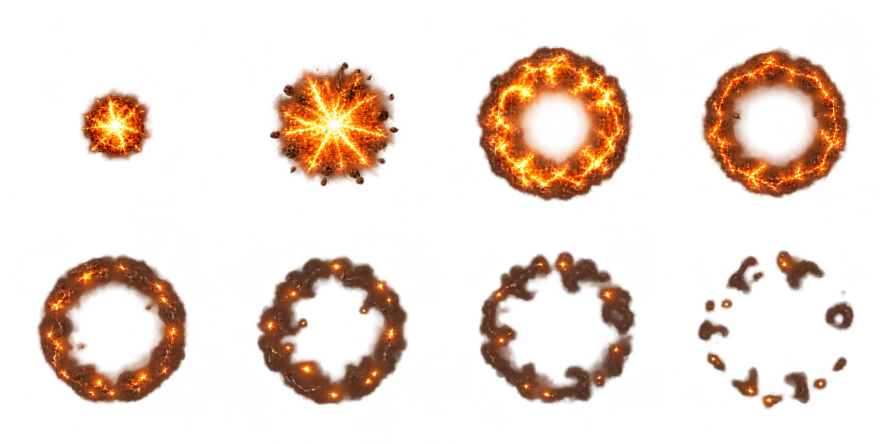
#> input picture Tools/EnemyArt/Source/Exploder_Blast.png, 1774 x 887 px (shown at 1/2 size)
$ python export_frames.py
#> lines starting #> are read from the running program, lines starting #| are printed output that depends on the picture
"""Mechanical sprite-sheet slicing, canvas registration and review exports.

Requires Pillow 11.3. Source illustrations/poses are imagegen outputs, not generated
or deformed here. No rotations, mirroring, tweening or anatomy edits are performed.
Run from the project root: python Tools/EnemyArt/export_frames.py
"""
from pathlib import Path
from PIL import Image, ImageDraw
import json, statistics, hashlib
from collections import deque

ROOT = Path(__file__).resolve().parents[2]
SOURCE = Path(__file__).parent / 'Source'
ART = ROOT / 'Assets/_Project/Art/Enemies/Animated'
REVIEW = ROOT / 'Docs/Enemies/SupportExploder/ArtReview'
DIRS = ['D', 'DR', 'R', 'UR', 'U', 'UL', 'L', 'DL']
REVIEW.mkdir(parents=True, exist_ok=True)

def cuts(alpha, count, axis):
    size = alpha.size[axis]
    other = alpha.size[1-axis]
    result = [0]
    for n in range(1, count):
        expected = size*n/count
        reach = size/count*.13
        candidates = range(round(expected-reach), round(expected+reach)+1)
        def score(p):
            box = (p, 0, p+1, other) if axis == 0 else (0, p, other, p+1)
            nonempty = other - alpha.crop(box).histogram()[0]
            return nonempty*10000 + abs(p-expected)
        result.append(min(candidates, key=score))
    return result + [size]

def slice_sheet(path, rows):
#> called with rows = 2
    image = Image.open(path).convert('RGBA')
#> image is the input picture: PIL image 1774x887 RGBA; mean R, G, B, A 39.4, 18.7, 7.3, 46.8
    # Locate connected silhouettes, not an assumed perfect grid. Generated poses can
    # cross a nominal cell line; cutting on that line would amputate a planted foot.
    width,height=image.size
#> width = 1774; height = 887
    mask=bytearray(image.getchannel('A').point(lambda x: 1 if x >= 24 else 0).tobytes())
    groups=[[] for _ in range(rows*4)]
    for start in range(width*height):
        if not mask[start]: continue
        mask[start]=0; queue=deque([start]); area=0
        x0=x1=start%width; y0=y1=start//width
        while queue:
            p=queue.popleft(); x=p%width; y=p//width; area+=1
            x0=min(x0,x); x1=max(x1,x); y0=min(y0,y); y1=max(y1,y)
            for q in (p-width if y else -1, p+width if y+1<height else -1, p-1 if x else -1, p+1 if x+1<width else -1):
                if q>=0 and mask[q]: mask[q]=0; queue.append(q)
        if area<24: continue
        col=min(3,int((x0+x1+1)*.5/width*4)); row=min(rows-1,int((y0+y1+1)*.5/height*rows))
        groups[row*4+col].append((x0,y0,x1+1,y1+1))
    frames, bounds, warnings = [], [], []
    for n,group in enumerate(groups):
        if not group: raise ValueError(f'Empty component group {path.name} {n}')
        bbox=(min(b[0] for b in group),min(b[1] for b in group),max(b[2] for b in group),max(b[3] for b in group))
        if bbox[2]-bbox[0]>width/4*1.3 or bbox[3]-bbox[1]>height/rows*1.3:
            raise ValueError(f'Touching source sprites {path.name} {n}: {bbox}')
        rect=(max(0,bbox[0]-2),max(0,bbox[1]-2),min(width,bbox[2]+2),min(height,bbox[3]+2))
        if bbox[0]<=1 or bbox[1]<=1 or bbox[2]>=width-1 or bbox[3]>=height-1:
            warnings.append(f'{path.name} frame {n+1}: inspect source canvas edge {bbox}')
        frames.append(image.crop(rect)); bounds.append(list(rect))
#> after the loop, bounds = [[157, 174, 307, 325], [537, 121, 800, 375], [949, 88, 1269, 406], [1400, 92, 1703, 399], [71, 505, 378, 811], [509, 509, 819, 813], [955, 500, 1274, 811], [1392, 498, 1712, 821]]; frames = 8 items; warnings = []
    return frames, bounds, warnings

def registered(frame, scale):
    w, h = round(frame.width*scale), round(frame.height*scale)
    if w > 466 or h > 440: raise ValueError(f'Canvas overflow {w}x{h}')
    canvas = Image.new('RGBA', (512,512))
    scaled = frame.resize((w,h), Image.Resampling.LANCZOS)
    canvas.alpha_composite(scaled, (round(256-w/2), 402-h))
    return canvas

audit=[]
for enemy in ['Support','Exploder']:
    for direction in DIRS:
        path=SOURCE/f'{enemy}_{direction}.png'
        if not path.exists(): continue
        frames, bounds, warnings=slice_sheet(path,5 if enemy=='Support' else 6)
        target_height=345 if enemy=='Support' else 330
        scale=target_height/statistics.median(f.height for f in frames[8:12])
        # One uniform scale per sheet, including charge/death/burst; never per-frame scaling.
        maxw,maxh=max(f.width for f in frames),max(f.height for f in frames)
        scale=min(scale,466/maxw,395/maxh)
        states=[('Move',range(8)),('Idle',range(8,12)),('SupportStart' if enemy=='Support' else 'Warning',range(12,16)),('Death',range(16,20))]
        if enemy=='Exploder': states.append(('Burst',range(20,24)))
        record={'enemy':enemy,'direction':direction,'source':path.name,'sourceSize':Image.open(path).size,'scale':scale,'sourceCuts':bounds,'warnings':warnings,'frames':[]}
        for state,indices in states:
            dest=ART/enemy/state/direction; dest.mkdir(parents=True,exist_ok=True)
            for n,index in enumerate(indices,1):
                out=registered(frames[index],scale)
                filename=f'{enemy}_{state}_{direction}_{n:02}.png'
                out.save(dest/filename,optimize=True)
                record['frames'].append({'path':str((dest/filename).relative_to(ROOT)).replace('\\','/'),'sha256':hashlib.sha256((dest/filename).read_bytes()).hexdigest(),'alphaBounds':out.getchannel('A').getbbox()})
        audit.append(record)

active_manifest=Path(__file__).parent/'active_sheets.json'
if active_manifest.exists():
    for entry in json.loads(active_manifest.read_text(encoding='utf-8')):
        frames,bounds,warnings=slice_sheet(SOURCE/entry['file'],entry['rows'])
        for k,direction in enumerate(entry['dirs']):
            selected=frames[k*8:k*8+8]
            normal=[Image.open(ART/'Support'/'Move'/direction/f'Support_Move_{direction}_{n:02}.png').getchannel('A').getbbox() for n in range(1,9)]
            target_width=statistics.median(b[2]-b[0] for b in normal)
            scale=target_width/statistics.median(f.width for f in selected)
            scale=min(scale,466/max(f.width for f in selected),395/max(f.height for f in selected))
            dest=ART/'Support'/'SupportMove'/direction; dest.mkdir(parents=True,exist_ok=True)
            record={'enemy':'Support','direction':direction,'source':entry['file'],'state':'SupportMove','scale':scale,'warnings':warnings,'frames':[]}
            for n,frame in enumerate(selected,1):
                out=registered(frame,scale); path=dest/f'Support_SupportMove_{direction}_{n:02}.png'; out.save(path,optimize=True)
                record['frames'].append({'path':str(path.relative_to(ROOT)).replace('\\','/'),'sha256':hashlib.sha256(path.read_bytes()).hexdigest(),'alphaBounds':out.getchannel('A').getbbox()})
            audit.append(record)

blast=SOURCE/'Exploder_Blast.png'
if blast.exists():
    frames,bounds,warnings=slice_sheet(blast,2)
#> frames = 8 items; warnings = []
    scale=488/max(max(f.size) for f in frames)
#> scale = 1.51
    dest=ART/'Exploder'/'Explosion'; dest.mkdir(parents=True,exist_ok=True)
    gif=[]
    for n,frame in enumerate(frames,1):
        scaled=frame.resize((round(frame.width*scale),round(frame.height*scale)),Image.Resampling.LANCZOS)
        out=Image.new('RGBA',(512,512)); out.alpha_composite(scaled,((512-scaled.width)//2,(512-scaled.height)//2))
        out.save(dest/f'Exploder_Explosion_{n:02}.png',optimize=True)
        display=Image.new('RGB',(512,512),(30,37,43)); display.paste(out,(0,0),out); gif.append(display)
#> this loop made 8 passes
#> pass 1, `scaled=frame.resize((round(frame.width*scale),round(frame.height*scale..`:
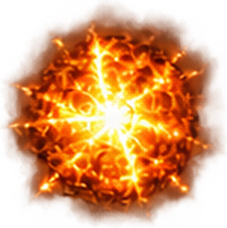
#> scaled: PIL image 227x228 RGBA; mean R, G, B, A 147.6, 71.7, 19.3, 151.8; transparent parts drawn white
#> pass 1, `display = Image.new('RGB', (512, 512), (30, 37, 43))`:
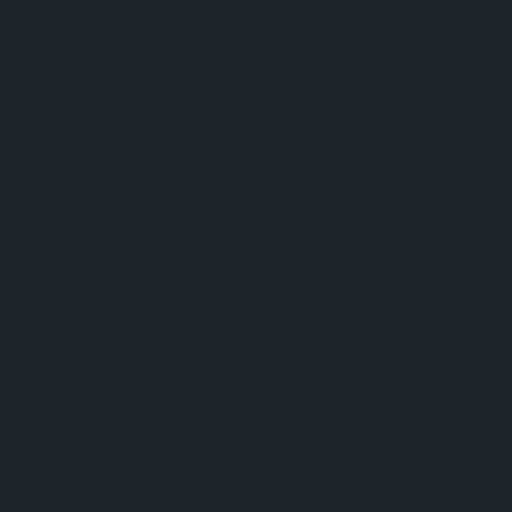
#> display: PIL image 512x512 RGB; mean R, G, B 30, 37, 43
#> after the loop:
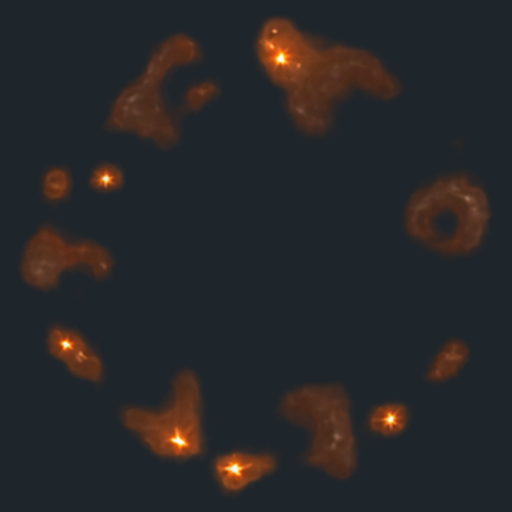
#> display: PIL image 512x512 RGB; mean R, G, B 39.6, 39.4, 41.4
#> after the loop:
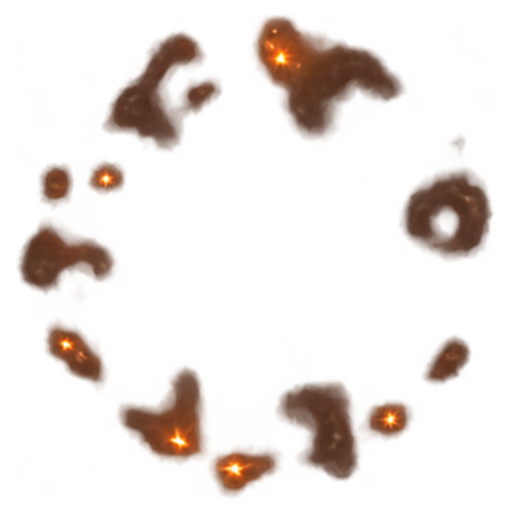
#> out: PIL image 512x512 RGBA; mean R, G, B, A 25.8, 13, 6.9, 33.8; transparent parts drawn white
#> after the loop:
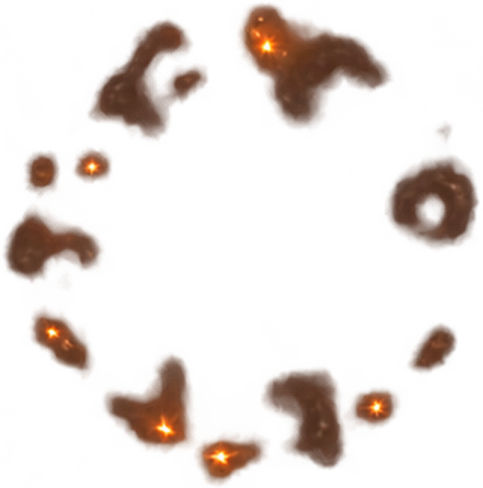
#> scaled: PIL image 483x488 RGBA; mean R, G, B, A 28.7, 14.4, 7.6, 37.6; transparent parts drawn white
#> after the loop, gif = 8 items
    gif[0].save(REVIEW/'Exploder_Explosion.gif',save_all=True,append_images=gif[1:],duration=80,loop=0,disposal=2)

def preview_cell(enemy,state,direction,frame, size=192):
    path=ART/enemy/state/direction/f'{enemy}_{state}_{direction}_{frame:02}.png'
    canvas=Image.new('RGB',(size,size),(30,37,43))
    if path.exists():
        sprite=Image.open(path).resize((size,size),Image.Resampling.LANCZOS)
        canvas.paste(sprite,(0,0),sprite)
    return canvas

for enemy in ['Support','Exploder']:
    contact=Image.new('RGB',(4*256,2*280),(30,37,43)); draw=ImageDraw.Draw(contact)
    for i,direction in enumerate(DIRS):
        contact.paste(preview_cell(enemy,'Idle',direction,1,256),((i%4)*256,(i//4)*280+22))
        draw.text(((i%4)*256+12,(i//4)*280+6),f'{enemy} / {direction}',fill=(210,219,224))
    contact.save(REVIEW/f'{enemy}_EightDirections.png')
    for state in (['Move','SupportMove'] if enemy=='Support' else ['Move']):
        animation=[]
        for frame in range(1,9):
            canvas=Image.new('RGB',(4*192,2*218),(30,37,43)); draw=ImageDraw.Draw(canvas)
            for i,direction in enumerate(DIRS):
                canvas.paste(preview_cell(enemy,state,direction,frame),((i%4)*192,(i//4)*218+20))
                draw.text(((i%4)*192+10,(i//4)*218+5),direction,fill=(215,220,225))
            animation.append(canvas)
        animation[0].save(REVIEW/f'{enemy}_{state}_AllDirections.gif',save_all=True,append_images=animation[1:],duration=[80,80,90,80,80,90,80,90],loop=0,disposal=2)
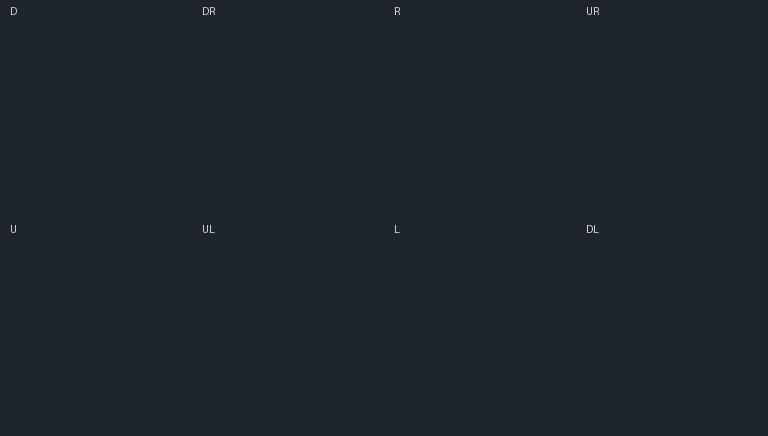
#> saved as Support_Move_AllDirections.gif: PIL image 768x436 RGB; mean R, G, B 30.1, 37.1, 43.1
    animation=[]
    states=['Idle','SupportStart','Death'] if enemy=='Support' else ['Idle','Warning','Death','Burst']
    for frame in range(1,5):
        canvas=Image.new('RGB',(256*len(states),280),(30,37,43)); draw=ImageDraw.Draw(canvas)
        for i,state in enumerate(states):
            canvas.paste(preview_cell(enemy,state,'DR',frame,256),(i*256,24)); draw.text((i*256+10,8),state,fill=(215,220,225))
        animation.append(canvas)
    animation[0].save(REVIEW/f'{enemy}_States_DR.gif',save_all=True,append_images=animation[1:],duration=200,loop=0,disposal=2)
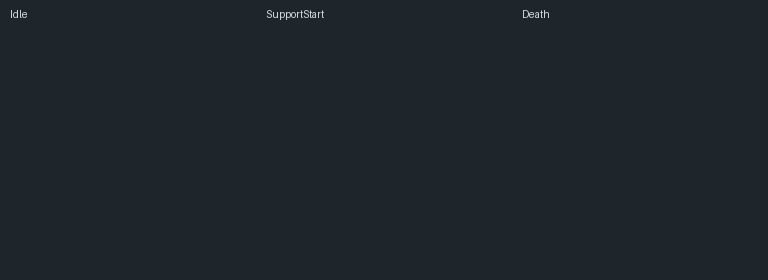
#> saved as Support_States_DR.gif: PIL image 768x280 RGB; mean R, G, B 30.2, 37.2, 43.2

(REVIEW/'SpriteAudit.json').write_text(json.dumps(audit,indent=2),encoding='utf-8')
print(f'Exported {sum(len(x["frames"]) for x in audit)} independent frames from {len(audit)} sheets')
for record in audit:
    for warning in record['warnings']: print('REVIEW:',warning)
